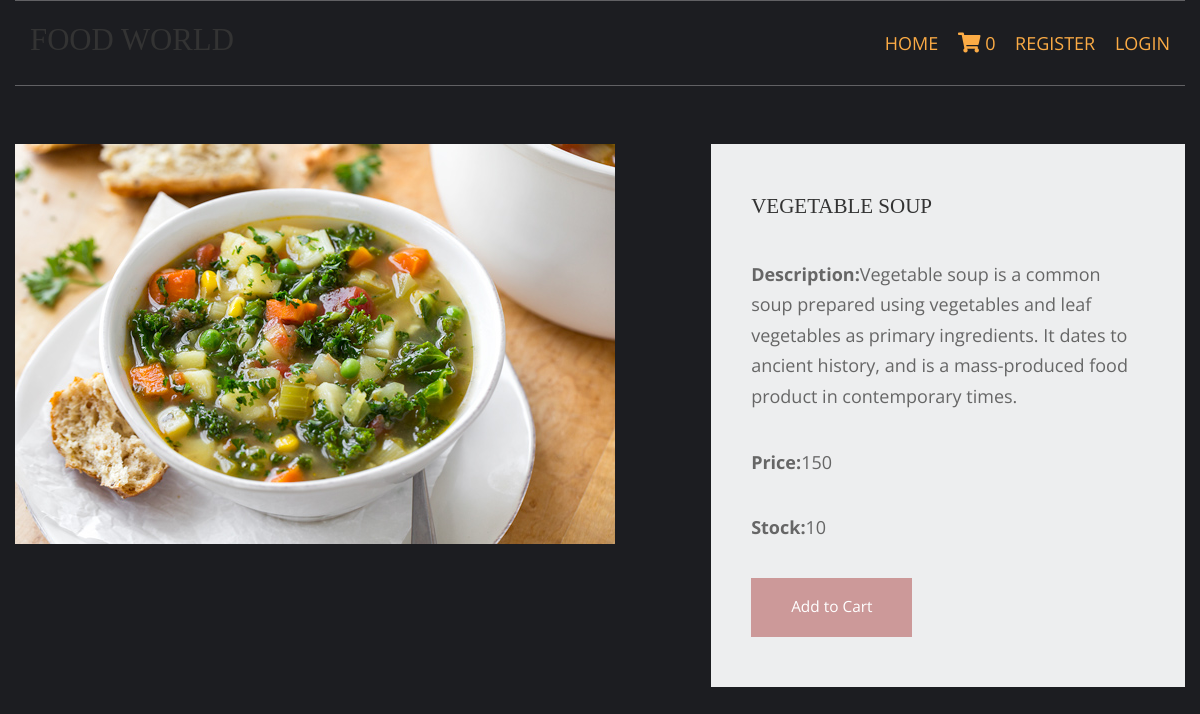
The app's page /vegetable-recipe/vegetable-salad with its own data.
### shop/models.py (models this page shows, shortened)
class products(models.Model):
    name=models.CharField(max_length=150,unique=True)
    slug=models.CharField(max_length=150,unique=True)
    img=models.ImageField(upload_to='product')
    desc=models.TextField()
    stock=models.IntegerField()
    available=models.BooleanField
    price=models.IntegerField()
    category=models.ForeignKey(categ,on_delete=models.CASCADE)

### shop/views.py (the view)
# urls.py: path('<slug:c_slug>/<slug:product_slug>',views.prodDetails,name='details'),
def prodDetails(request,c_slug,product_slug):
    try:
        prodt=products.objects.get(category__slug=c_slug,slug=product_slug)
    except Exception as e:
        raise e
    return render(request,'product.html',{'pr':prodt})

### cart/context_processor.py (called while the page is built)
def count(request):
    item_count=0
    if 'admin' in request.path:
        return {}
    else:
        try:
            ct=cartlist.objects.filter(cart_id=c_id(request))
            cti=items.objects.all().filter(cart=ct[:1])
            for c in cti:
                item_count += c.quan
        except cartlist.DoesNotExist:
            item_count=0
        return dict(itc=item_count)

### cart/views.py (called while the page is built)
def c_id(request):
    ct_id=request.session.session_key
    if not ct_id:
        ct_id=request.session.create()
    return ct_id

### templates/product.html (shortened to what this page needs)
{% extends 'base.html' %}
{% load static %}
{% block content %}
<html lang="en">
<head>
    <link href="{% static 'pr/fontawesome/pr/css/all.min.css' %}" rel="stylesheet" />
    <link href="{% static 'pr/css/templatemo-comparto.css' %}" rel="stylesheet" />
</head>
<body>
    <br><br>
        <section class="tm-mb-1" id="about">
            <div class="tm-row tm-about-row">
                <div class="tm-section-1-l">
                    <img src="{{pr.img.url}}" alt="About image" class="tm-img-responsive">
                </div>
                <article class="tm-section-1-r tm-bg-color-8">
                    <h2 class="tm-mb-2 tm-title-color">{{pr.name}}</h2>
                    <p><a rel="nofollow" href="https://templatemo.com/tm-544-comparto" target="_parent"></a> <p> <b>Description:</b>{{pr.desc}} </p>
                    <p><b>Price:</b>{{pr.price}}<br></p>
                    <p><b>Stock:</b>{{pr.stock}}</p>
                    {% if pr.stock <= 0 %}
                    <h1 style="color:red">Sorry No Stock Left </h1>
                    {% else %}
                    <a href="{% url 'addcart' pr.id %}" class="tm-btn tm-btn-1 tm-link-to-services">Add to Cart</a>
                    {% endif %}
                </article>
            </div>
        </section>
</body>
</html>
{% endblock %}

### templates/base.html (shortened to what this page needs)
{% load static %}
<html lang="">
<head>
<link href="{% static 'hm/layout/styles/layout.css' %}" rel="stylesheet" type="text/css" media="all">
</head>
<body id="top">
<div>
  <div class="wrapper row1">
    <header id="header" class="hoc clear">
      <div id="logo" class="fl_left">
        <h1><a href="/">FOOD WORLD</a></h1>
      </div>
      <nav id="mainav" class="fl_right">
        <ul class="clear">
          <li class="active"><a href="/">Home</a></li>
          <li class="active"><a href="{% url 'cartDetails' %}"><i class="fa fa-shopping-cart" style="font-size:20px"></i>&nbsp;{{itc}}</a></li>
          {% if user.is_authenticated %}
          <li> Hello {{user.username}}</li>
          <li class="active"><a href="accounts/logout">Logout</a></li>
          {% else %}
          <li class="active"><a href="accounts/register">Register</a></li>
          <li class="active"><a href="accounts/login">Login</a></li>
          {% endif %}
        </ul>
      </nav>
    </header>
  </div>
</div>
{% block content %}
{% endblock %}
</body>
</html>

### static/hm/layout/styles/layout.css (style rules this page uses)
.row1 { border:solid; border-width:1px 0; }
#header #logo { margin:22px 0 0 0; }
#header #logo h1 { margin:0; padding:0; font-size:2.2rem; text-transform:uppercase; }
*, *::before, *::after { transition:all .3s ease-in-out; }
nav ul, nav ol { margin:0; padding:0; list-style:none; }
#mainav, #breadcrumb, .sidebar nav { line-height:normal; }
#mainav ul { text-transform:uppercase; }
#mainav li { display:inline-block; position:relative; margin:0 15px 0 0; padding:0; }
#mainav li:last-child { margin-right:0; }
#mainav li a { display:block; padding:30px 0; }
body { color:#A5A6AA; background-color:#1C1D21; }
a { color:#FBAB45; }
.row1 { border-color:rgba(255,255,255,.3); }
#header #logo h1 a { color:inherit; }
#mainav li a { color:inherit; }
#mainav .active a, #mainav a:hover, #mainav li:hover > a { color:#FBAB45; background-color:inherit; }
@media screen and (min-width:1140px) { .hoc { max-width:1140px; } }

### static/pr/css/templatemo-comparto.css (style rules this page uses)
*, *::before, *::after { box-sizing: border-box; outline: none; }
ul, h1, h2, h3, h4, p, figure { padding: 0; margin: 0; }
body { font-family: 'Open Sans', Arial, sans-serif; font-size: 18px; overflow-x: hidden; padding-left: 15px; padding-right: 15px; margin: 0; }
h2 { font-size: 1.5rem; }
a { transition: all 0.3s ease; text-decoration: none; }
p { color: #666; line-height: 1.7; margin-bottom: 35px; }
h1, h2, h3, h4, h5, h6 { color: #333; }
.tm-mb-1 { margin-bottom: 20px; }
.tm-mb-2 { margin-bottom: 40px; }
.tm-bg-color-8 { background-color: #EDEEEF; }
.tm-img-responsive { max-width: 100%; height: auto; }
.tm-section-1-l { width: 57.85%; margin-right: 1.65%; }
.tm-section-1-r { padding: 50px 40px; width: 40.5%; }
.tm-row { display: flex; }
.tm-btn { display: inline-block; padding: 15px 40px; font-size: 1.1rem; border: none; background-color: #CC9999; color: white; }
a { color: #666; }

### static/hm/layout/styles/framework.css (style rules this page uses)
html { overflow-y:scroll; overflow-x:hidden; }
html, body { margin:0; padding:0; font-size:14px; line-height:1.6em; }
*, *::before, *::after { box-sizing:border-box; }
.clear, .group { display:block; }
.clear::before, .clear::after, .group::before, .group::after { display:table; content:""; }
.clear, .clear::after, .group, .group::after { clear:both; }
a { outline:none; text-decoration:none; }
.fl_left, .imgl { float:left; }
.fl_right, .imgr { float:right; }
img { width:auto; max-width:100%; height:auto; margin:0; padding:0; border:none; line-height:normal; vertical-align:middle; }
body, input, textarea, select { font-family:Verdana, Geneva, sans-serif; }
h1, h2, h3, h4, h5, h6, .heading { font-family:Georgia, "Times New Roman", Times, serif; }
::placeholder { opacity:1; }
h1, h2, h3, h4, h5, h6, .heading { margin:0 0 20px 0; font-size:1.4rem; line-height:normal; font-weight:normal; text-transform:uppercase; }
.wrapper { display:block; position:relative; width:100%; margin:0; padding:0; text-align:left; word-wrap:break-word; }
.hoc { display:block; margin:0 auto; }
address, article, aside, figcaption, figure, footer, header, main, nav, section { display:block; margin:0; padding:0; }

### records on screen
products: img (picture), name "VEGETABLE SOUP", desc "Vegetable soup is a common soup prepared using vegetables and leaf vegetables as primary ingredients. It dates to ancient history, and is a mass-produced food product in contemporary times.", price "150", stock "10"

### other values on screen
{{ itc }} "0"
